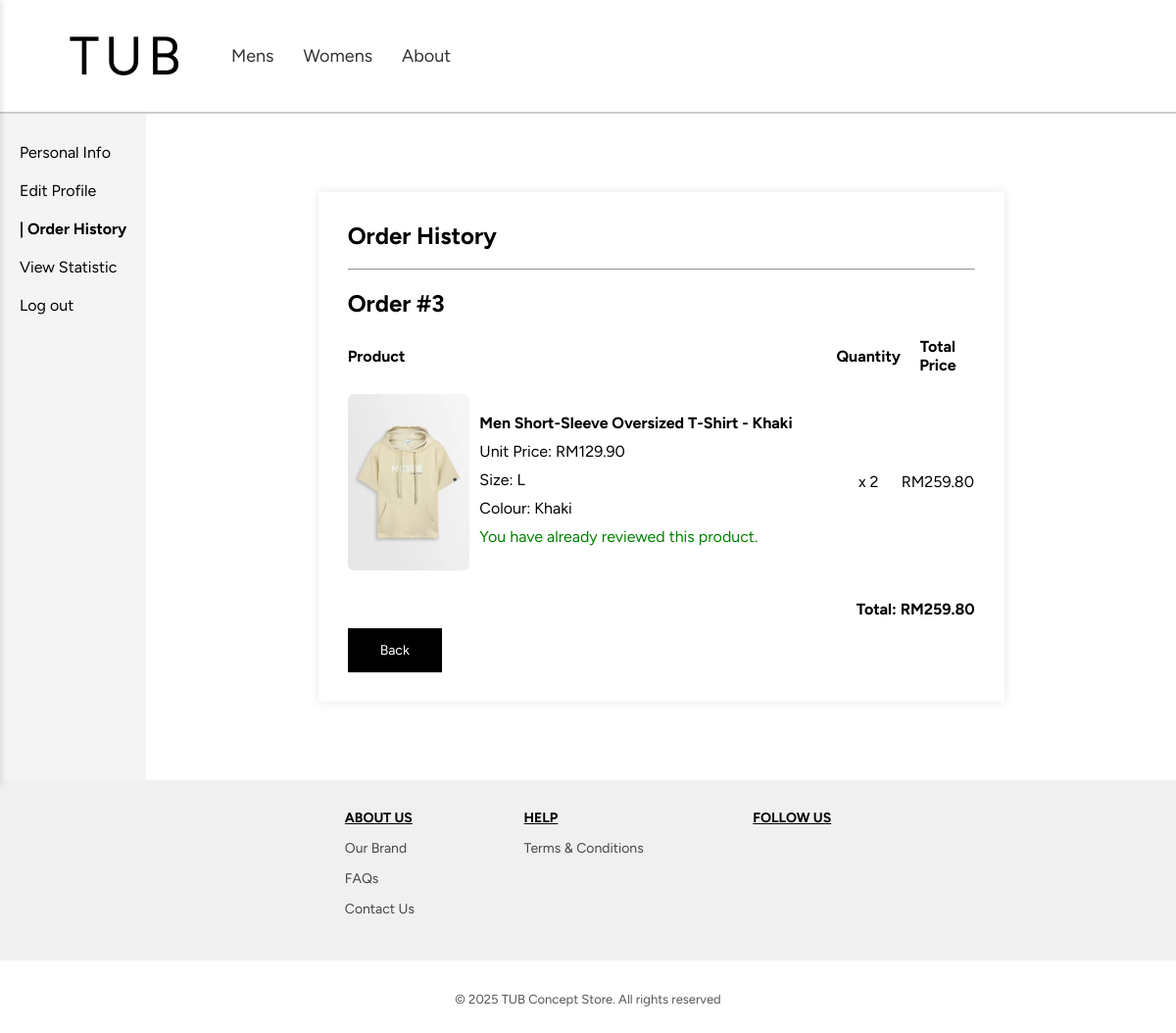
Screenshot of /profile/orderHistory.php?order_id=3 (signed in) with the database file from the repository.
### tables this page shows
CREATE TABLE OrderItems (
    orderItemID INT AUTO_INCREMENT,
    orderID INT,
    productID INT,
    variantID INT,
    quantity INT,
    CONSTRAINT OrderItems_orderItemID_pk PRIMARY KEY(orderItemID),
    CONSTRAINT OrderItems_orderID_fk FOREIGN KEY (orderID) REFERENCES Orders(orderID),
    CONSTRAINT OrderItems_productID_fk FOREIGN KEY (productID) REFERENCES Products(productID),
    CONSTRAINT OrderItems_variantID_fk FOREIGN KEY (variantID) REFERENCES ProductVariants(variantID)
);

CREATE TABLE ProductImages (
    imageID INT AUTO_INCREMENT,
    productID INT,
    image_url VARCHAR(255) NOT NULL,
    image_type ENUM('Front', 'Back') NOT NULL,
    CONSTRAINT ProductImages_imageID_pk PRIMARY KEY(imageID),
    CONSTRAINT ProductImages_productID_fk FOREIGN KEY (productID) REFERENCES Products(productID)
);

CREATE TABLE Products (
    productID INT AUTO_INCREMENT,
    name VARCHAR(100) NOT NULL,
    description TEXT NOT NULL,
    price DECIMAL(13,2) NOT NULL,
    category VARCHAR(20) NOT NULL,
    colour VARCHAR (20) NOT NULL,
    CONSTRAINT Products_productID_pk PRIMARY KEY(productID)
);

CREATE TABLE ProductVariants (
    variantID INT AUTO_INCREMENT,
    productID INT,
    size CHAR(2) NOT NULL,
    stock INT NOT NULL,
    CONSTRAINT ProductVariants_variantID_pk PRIMARY KEY(variantID),
    CONSTRAINT ProductVariants_productID_fk FOREIGN KEY (productID) REFERENCES Products(productID)
);

### classes/database.php (called while the page is built, shortened)
<?php
    class Database {
        private static $host = "localhost";
        private static $dbname = "tub_db";
        private static $username = "root";
        private static $password = "";
        private static $conn = null;
        public static function connect() {
            if (self::$conn === null) {
                self::$conn = new mysqli(self::$host, self::$username, self::$password, self::$dbname);
            }
            return self::$conn;
        }
    }
?>

### classes/order.php (called while the page is built, shortened)
<?php
require_once __DIR__ . '/database.php';
class Order {
    private $conn;
    public function __construct() {
        $this->conn = Database::connect();
    }
    public function getOrderHistoryById($orderID){
        $sql = "SELECT
                    oi.orderID,
                    oi.orderItemID,
                    oi.productID,
                    oi.variantID,
                    oi.quantity,
                    p.name,
                    p.description,
                    p.price AS product_price,
                    p.colour,
                    p.category,
                    pv.variantID,
                    pv.size,
                    pv.stock,
                    pi.imageID,
                    pi.image_url,
                    pi.image_type
                FROM OrderItems oi
                JOIN Products p ON oi.productID = p.productID
                LEFT JOIN ProductVariants pv ON oi.variantID = pv.variantID
                LEFT JOIN ProductImages pi ON pi.imageID = (
                    SELECT MIN(imageID)
                    FROM ProductImages
                    WHERE productID = p.productID
                )
                WHERE oi.orderID = ?";
        $stmt = $this->conn->prepare($sql);
        $stmt->bind_param("i", $orderID);
        $stmt->execute();
        $result = $stmt->get_result();
        $orderDetails = [
            'orderID'    => $orderID,
            'orderItems' => []
        ];
        while ($row = $result->fetch_assoc()) {
            $orderDetails['orderItems'][] = [
                'orderItemID' => $row['orderItemID'],
                'productID'   => $row['productID'],
                'variantID'   => $row['variantID'],
                'quantity'    => $row['quantity'],
                'name'        => $row['name'],
                'description' => $row['description'],
                'price'       => $row['product_price'],
                'colour'      => $row['colour'],
                'category'    => $row['category'],
                'size'        => $row['size'],
                'stock'       => $row['stock'],
                'image'       => $row['image_url'] ? [
                    'imageID' => $row['imageID'],
                    'url'     => $row['image_url'],
                    'type'    => $row['image_type']
                ] : null
            ];
        }
        return $orderDetails;
    }
}
?>

### classes/user.php (called while the page is built, shortened)
<?php
require_once __DIR__ . '/database.php';
class User {
    private $conn;
    public function __construct() {
        $this->conn = Database::connect();
    }
    public function hasReviewedProductInOrder($userID, $productID, $orderID) {
        $stmt = $this->conn->prepare("SELECT COUNT(*) FROM Ratings WHERE userID = ? AND productID = ? AND orderID = ?");
        $stmt->bind_param("iii", $userID, $productID, $orderID);
        $stmt->execute();
        $stmt->bind_result($count);
        return $count > 0;
    }
}
?>

### profile/orderHistory.php (the view, shortened to what this page needs)
<?php
require_once '../classes/order.php';
require_once '../classes/user.php';
require_once '../classes/database.php';
$userID = $_SESSION['user_id'];
$orderID = isset($_GET['order_id']) ? intval($_GET['order_id']) : 0;
$order = new Order();
$user = new User();
$orderHistory = $order->getOrderHistory($userID);
$orderDetails = $order->getOrderHistoryById($orderID);
?>
<!DOCTYPE html>
<html lang="en">
<head>
    <link rel="stylesheet" href="../style/profile.css">
    <link rel="stylesheet" href="../style/styles.css">
    <link rel="stylesheet" href="../style/product.css">
    <link rel="stylesheet" href="https://cdnjs.cloudflare.com/ajax/libs/remixicon/3.5.0/remixicon.css">
</head>
<body>
    <?php include '../includes/header.php'; ?>
    <div class="container">
        <div class="sidebar">
            <a href="personalInfo.php" id="personal">Personal Info</a>
            <a href="editProfile.php">Edit Profile</a>
            <a href="orderHistory.php" style="font-weight: bold;">| Order History</a>
            <a href="viewStatistic.php">View Statistic</a>
            <a href="logout.php">Log out</a>
        </div>
        <div class="content">
            <div class="card">
            <h2>
                <?php
                    if (isset($_GET['order_id']) && isset($_GET['product_id'])) {
                        echo "Review Product";
                    } else {
                        echo "Order History";
                    }
                ?>
            </h2>
                <br>
                <hr>
                <br>
                <?php if (empty($orderHistory)): ?>
                    <p style="text-align: center;">You have not made any orders yet.</p>
                <?php elseif (isset($_GET['order_id'])): ?>
                    <h2>Order #<?php echo htmlspecialchars($_GET['order_id']); ?></h2>
                    <table class="order-details-table">
                        <?php if (!isset($_GET['product_id'])): ?>
                            <thead>
                                <tr id="order-details-header">
                                    <th style="text-align: left;">Product</th>
                                    <th>Quantity</th>
                                    <th>Total Price</th>
                                </tr>
                            </thead>
                        <?php endif; ?>
                        <tbody>
                        <?php $total = 0?>
                        <?php foreach ($orderDetails['orderItems'] as $item): ?>
                            <?php
                                $subtotal = $item['price'] * $item['quantity'];
                                $total += $subtotal;
                                $productID = $item['productID'];
                                $orderID = $_GET['order_id'];
                            ?>
                            <tr>
                            <?php if (!isset($_GET['product_id'])): ?>
                                <td>
                                    <div class="product-display">
                                        <img src="<?php echo htmlspecialchars($item['image']['url']); ?>" alt="<?php echo htmlspecialchars($item['name']); ?>" class="product-img" width="60">
                                        <div class="product-info" style="margin-top: 10px;">
                                            <p style="margin: 10px 0; font-weight: bold;"><?php echo htmlspecialchars($item['name']); ?></p>
                                            <p style="margin: 10px 0;">Unit Price: RM<?php echo number_format($item['price'], 2); ?></p>
                                            <p style="margin: 10px 0;">Size: <?php echo htmlspecialchars($item['size'] ?? 'N/A'); ?></p>
                                            <p style="margin: 10px 0;">Colour: <?php echo htmlspecialchars($item['colour'] ?? 'N/A'); ?></p>
                                            <?php if (!$user->hasReviewedProductInOrder($userID, $productID, $orderID)) {
                                                echo '<p style="margin: 10px 0; text-decoration: underline; color: black; cursor: pointer;"
                                                    onclick="window.location.href=\'?order_id=' . $orderDetails['orderID'] . '&product_id=' . $item['productID'] . '\'">
                                                    Rate this product
                                                    </p>';
                                            } else {
                                                echo '<p style="color: green;">You have already reviewed this product.</p>';
                                            }
                                            ?>
                                        </div>
                                    </div>
                                </td>
                                <td style="text-align: center;">
                                    x <?php echo htmlspecialchars($item['quantity']); ?>
                                </td>
                                <td style="text-align: center;">
                                    RM<?php echo number_format($item['price'] * $item['quantity'], 2); ?>
                                </td>
                            <?php endif; ?>
                            </tr>
                        <?php endforeach; ?>
                        </tbody>
                    </table>
                    <?php if (!isset($_GET['product_id'])): ?>
                        <p style="text-align:right;"><strong>Total: RM<?php echo number_format($total, 2); ?></strong></p>
                        <button class="back-btn"><a href="<?php echo basename($_SERVER['PHP_SELF']); ?>">Back</a></button>
                    <?php endif; ?>
                <?php endif; ?>
            </div>
        </div>
    </div>
    <?php include '../includes/footer.php'; ?>
</body>
</html>

### style/profile.css (style rules this page uses)
.container { display: flex; height: auto; }
.sidebar { width: auto; max-width: 200px; background: #f4f4f4; padding: 20px; }
.sidebar a { display: block; color: black; text-decoration: none; padding: 10px 0; max-width: 120px; }
.content { flex: 1; display: flex; justify-content: center; align-items: flex-start; padding: 80px; }
.card { background: white; padding: 30px; box-shadow: 0px 0px 10px rgba(0, 0, 0, 0.1); width: 100%; max-width: 700px; }
.card h2 { margin-top: 0; }

### style/styles.css (style rules this page uses)
* { margin: 0; padding: 0; box-sizing: border-box; font-family: Figtree, sans-serif; }
body { background-color: white; color: #000; }

### style/product.css (style rules this page uses)
.product-info { margin-left:auto; }
.product-display { display: flex; gap: 10px; }
.product-img { width: 25%; border-radius: 6px; }
.product-info { flex:1; }
.product-info p { text-align: left; }

### profile/orderHistory.php (style rules this page uses)
.order-details-table { margin-bottom: 10px; border-spacing: 0 20px; }
.back-btn { margin-top: 10px; width: 15%; height: 45px; background-color: black; color: white; border: none; font-size: 14px; cursor: pointer; transition: 0.3s ease; }
.back-btn a { color: white; text-decoration: none; display: block; width: 100%; height: 100%; line-height: 45px; }

### rows the page displays
orderitems: productimages.image_url (picture), productID.name "Men Short-Sleeve Oversized T-Shirt - Khaki", productID.price "129.90", variantID.size "L", productID.colour "Khaki", shows "You have already reviewed this product.", quantity "2", $item['price'] * $item['quantity'] "259.80"

### other values shown
$_GET['order_id'] "3"
$total "259.80"
